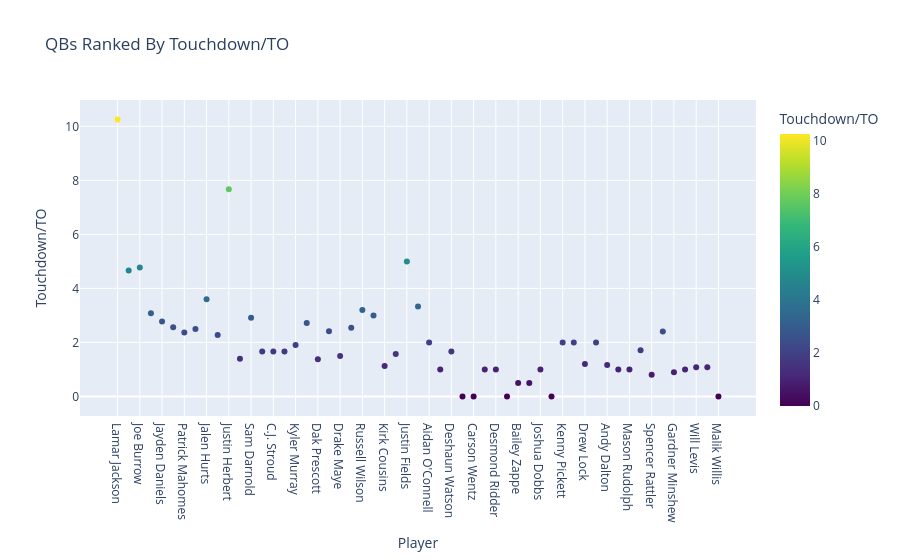

Write notebook code for a chart like this one.
### Markdown cell above
### Insight 3 Explanation

This insight creates our Quarterback Performance Index (QPI), an all in one metric that evaluates quarterbacks comprehensively. To calculate this statistic, we first find a weighted sum of each quarterback's normalized passing yards, completion percentage, passing touchdowns, interceptions, rushing yards, rushing touchdowns, and clutch score (another metric we created). The weights are assigned based on our perception of how valuable each are in deriving a cumulative statistic. The statistics are normalized to account for different playstyles and fairly compare quarterbacks. Then, we divided that weighted sum by a very small factor of each quarterback's salary. The '1 + 0.0000001 * merged["Salary"]' is done to ensure that salary does not play too large of a role in QPI, as otherwise rookies and low contract players would be valued too much, even if they performed poorly. Ultimately, this statistic allows us to figure out which quarterbacks are undervalued and overvalued in regard to their salary. For an NFL GM who not only has to build the best possible team but also navigate cap constraints, having quarterback salary information integrated into a statistic is extremely useful. To build this insight, we merged our three main datasets (clutch factor, individual statistics, and salary). Overall, our QPI insight serves as our culminating measure of our project, as it offers a single index that captures a quarterback's total impact through statistics, context based performance (clutch ability), and salary.

### Code cell
import pandas as pd
import numpy as np
import plotly.express as px
import json

def insight4():
    salaries = pd.read_csv("salaries.csv")   

    with open("stats.json") as f:
        stats = json.load(f)

    stats_df = pd.DataFrame.from_dict(stats, orient="index").reset_index()
    stats_df = stats_df.rename(columns={"index": "Player"})

    qb = stats_df.merge(salaries, on="Player", how="inner")

    clutch = pd.read_csv("clutch_factor.csv")

    qbs = {
        "L.Jackson": "Lamar Jackson",
        "J.Allen": "Josh Allen",
        "J.Burrow": "Joe Burrow",
        "J.Goff": "Jared Goff",
        "J.Daniels": "Jayden Daniels",
        "B.Mayfield": "Baker Mayfield",
        "P.Mahomes": "Patrick Mahomes",
        "M.Stafford": "Matthew Stafford",
        "J.Hurts": "Jalen Hurts",
        "J.Love": "Jordan Love",
        "J.Herbert": "Justin Herbert",
        "G.Smith": "Geno Smith",
        "S.Darnold": "Sam Darnold",
        "B.Purdy": "Brock Purdy",
        "C.Stroud": "C.J. Stroud",
        "B.Young": "Bryce Young",
        "K.Murray": "Kyler Murray",
        "T.Tagovailoa": "Tua Tagovailoa",
        "D.Prescott": "Dak Prescott",
        "B.Nix": "Bo Nix",
        "D.Maye": "Drake Maye",
        "A.Rodgers": "Aaron Rodgers",
        "R.Wilson": "Russell Wilson",
        "D.Carr": "Derek Carr",
        "K.Cousins": "Kirk Cousins",
        "T.Lawrence": "Trevor Lawrence",
        "J.Fields": "Justin Fields",
        "C.Williams": "Caleb Williams",
        "A.O'Connell": "Aidan O'Connell",
        "M.Penix": "Michael Penix Jr.",
        "D.Watson": "Deshaun Watson",
        "T.DeVito": "Tommy DeVito",
        "C.Wentz": "Carson Wentz",
        "D.Thomas-Robinson": "Dorian Thompson-Robinson",
        "S.Thompson": "Skylar Thompson",
        "J.Haener": "Jake Haener",
        "D.Ridder": "Desmond Ridder",
        "T.Lance": "Trey Lance",
        "B.Zappe": "Bailey Zappe",
        "B.Allen": "Brandon Allen",
        "J.Dobbs": "Joshua Dobbs",
        "T.McKee": "Tanner McKee",
        "K.Pickett": "Kenny Pickett",
        "J.Garoppolo": "Jimmy Garoppolo",
        "D.Lock": "Drew Lock",
        "J.Brissett": "Jacoby Brissett",
        "A.Dalton": "Andy Dalton",
        "M.Jones": "Mac Jones",
        "M.Rudolph": "Mason Rudolph",
        "J.Flacco": "Joe Flacco",
        "S.Rattler": "Spencer Rattler",
        "C.Rush": "Cooper Rush",
        "D.Jones": "Daniel Jones",
        "G.Minshew": "Gardner Minshew",
        "A.Richardson": "Anthony Richardson",
        "T.Huntley": "Tyler Huntley",
        "W.Levis": "Will Levis",
        "J.Winston": "Jameis Winston",
        "M.Willis": "Malik Willis"
    }

    # name inconsistencies
    clutch["Player"] = clutch["Player"].map(qbs)
    clutch = clutch.dropna(subset=["Player"])

    merged = qb.merge(clutch, on="Player", how="left")

    merged["Touchdown/TO"] = np.where(
        merged["Interceptions"] != 0,
        merged["Passing Touchdowns"] / merged["Interceptions"],
        0
    )

    fig = px.scatter(
        merged, 
        x="Player", 
        y="Touchdown/TO", 
        title="QBs Ranked By Touchdown/TO", 
        color="Touchdown/TO", 
        color_continuous_scale="Viridis"
    )
    fig.show()

    top_5_td_to = merged[['Player', 'Touchdown/TO']].sort_values(by='Touchdown/TO', ascending=False).head(5)
    print("\nTop 5 QBs by Touchdown-to-Interception ratio:")
    print(top_5_td_to.to_string(index=False))

    avg_td_to = merged["Touchdown/TO"].mean()
    print(f"\nAverage Touchdown-to-Interception ratio across all QBs: {avg_td_to:.2f}")

    qb_zero_int = merged[merged["Interceptions"] == 0]
    print(f"\nNumber of QBs with zero interceptions: {len(qb_zero_int)}")
insight4()

### Figure 1 — Plotly figure (JSON) as saved in the notebook; plotly's stock layout.template omitted (floating-point values rounded to 4 significant figures)
{"data": [{"hovertemplate": "Player=%{x}<br>Touchdown/TO=%{marker.color}<extra></extra>", "legendgroup": "", "marker": {"color": [10.25, 4.667, 4.778, 3.083, 2.778, 2.562, 2.364, 2.5, 3.6, 2.273, 7.667, 1.4, 2.917, 1.667, 1.667, 1.667, 1.909, 2.714, 1.375, 2.417, 1.5, 2.545, 3.2, 3, 1.125, 1.571, 5, 3.333, 2, 1, 1.667, 0, 0, 1, 1, 0, 0.5, 0.5, 1, 0, 2, 2, 1.2, 2, 1.167, 1, 1, 1.714, 0.8, 2.4, 0.9, 1, 1.083, 1.083, 0], "coloraxis": "coloraxis", "symbol": "circle"}, "mode": "markers", "name": "", "orientation": "v", "showlegend": false, "type": "scatter", "x": ["Lamar Jackson", "Josh Allen", "Joe Burrow", "Jared Goff", "Jayden Daniels", "Baker Mayfield", "Patrick Mahomes", "Matthew Stafford", "Jalen Hurts", "Jordan Love", "Justin Herbert", "Geno Smith", "Sam Darnold", "Brock Purdy", "C.J. Stroud", "Bryce Young", "Kyler Murray", "Tua Tagovailoa", "Dak Prescott", "Bo Nix", "Drake Maye", "Aaron Rodgers", "Russell Wilson", "Derek Carr", "Kirk Cousins", "Trevor Lawrence", "Justin Fields", "Caleb Williams", "Aidan O'Connell", "Michael Penix Jr.", "Deshaun Watson", "Tommy DeVito", "Carson Wentz", "Jake Haener", "Desmond Ridder", "Trey Lance", "Bailey Zappe", "Brandon Allen", "Joshua Dobbs", "Tanner McKee", "Kenny Pickett", "Jimmy Garoppolo", "Drew Lock", "Jacoby Brissett", "Andy Dalton", "Mac Jones", "Mason Rudolph", "Joe Flacco", "Spencer Rattler", "Cooper Rush", "Gardner Minshew", "Tyler Huntley", "Will Levis", "Jameis Winston", "Malik Willis"], "xaxis": "x", "y": [10.25, 4.667, 4.778, 3.083, 2.778, 2.562, 2.364, 2.5, 3.6, 2.273, 7.667, 1.4, 2.917, 1.667, 1.667, 1.667, 1.909, 2.714, 1.375, 2.417, 1.5, 2.545, 3.2, 3, 1.125, 1.571, 5, 3.333, 2, 1, 1.667, 0, 0, 1, 1, 0, 0.5, 0.5, 1, 0, 2, 2, 1.2, 2, 1.167, 1, 1, 1.714, 0.8, 2.4, 0.9, 1, 1.083, 1.083, 0], "yaxis": "y"}], "layout": {"coloraxis": {"colorbar": {"title": {"text": "Touchdown/TO"}}, "colorscale": [[0, "#440154"], [0.1111, "#482878"], [0.2222, "#3e4989"], [0.3333, "#31688e"], [0.4444, "#26828e"], [0.5556, "#1f9e89"], [0.6667, "#35b779"], [0.7778, "#6ece58"], [0.8889, "#b5de2b"], [1, "#fde725"]]}, "legend": {"tracegroupgap": 0}, "title": {"text": "QBs Ranked By Touchdown/TO"}, "xaxis": {"anchor": "y", "domain": [0, 1], "title": {"text": "Player"}}, "yaxis": {"anchor": "x", "domain": [0, 1], "title": {"text": "Touchdown/TO"}}}}
